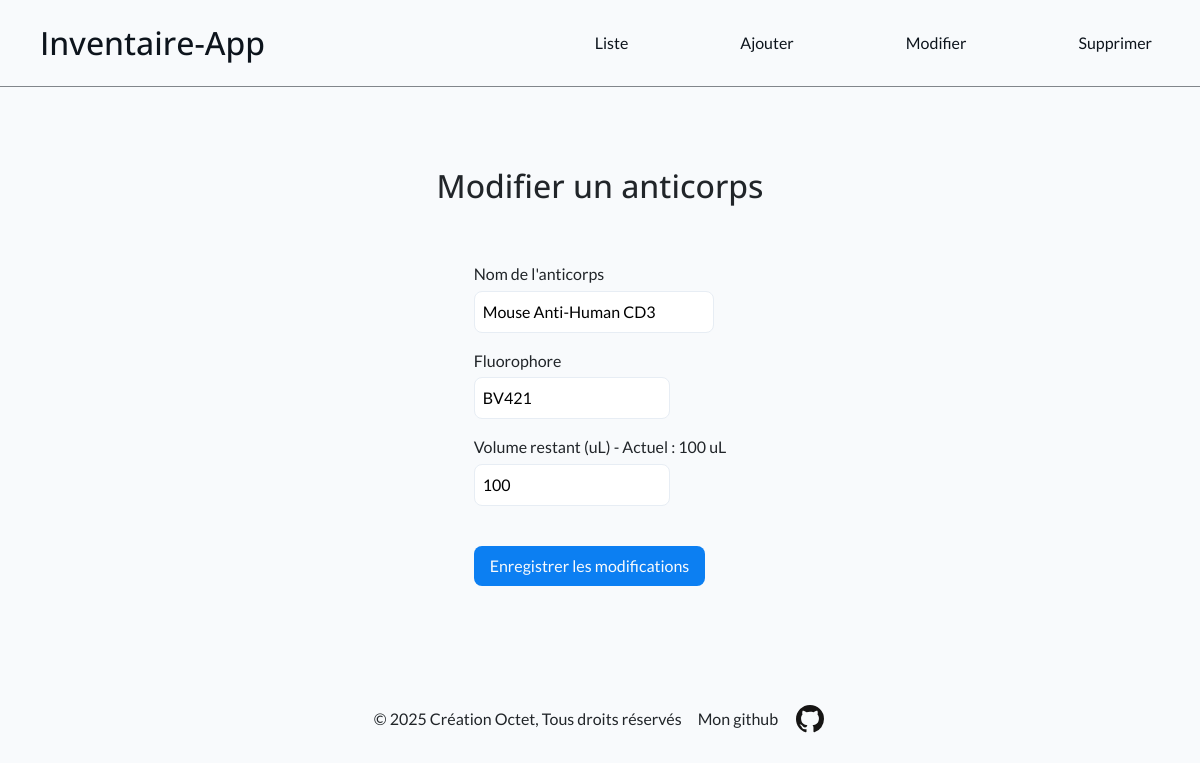
The page /api/modifier.php?id=3 on the database its author committed.
### tables this page shows
CREATE TABLE antibody (
    id INTEGER PRIMARY KEY AUTOINCREMENT,
    NomAnticorps VARCHAR (100),
    Fluorophore VARCHAR (10),
    NuméroCatalogue VARCHAR (25),
    Fournisseur VARCHAR (25),
    VolumeInitial INT,
    VolumeRestant INT
);

### api/modifier.php (the view, shortened to what this page needs)
<?php
global $db;
$item_data = null;
$id_a_modifier = filter_input(INPUT_GET, 'id', FILTER_VALIDATE_INT);
if ($id_a_modifier) {
    $select_query = "SELECT id, NomAnticorps, Fluorophore, VolumeRestant FROM antibody WHERE id = :id";
    $select_stmt = $db->prepare($select_query);
    $select_stmt->execute([
            ':id' => $id_a_modifier
    ]);
    $item_data = $select_stmt->fetch(PDO::FETCH_ASSOC);
} else {
    $item_data = false;
}
    require_once "../partials/_header.php";
?>
<main class="api">
    <div id="modify-title-container">
        <h2>Modifier un anticorps</h2>
    </div>
    <div class="form-container">
        <form action="#" method="post">
            <div>
                <?php
                if ($item_data) {
                    echo "<div class='input-container'>";
                    echo "<label for='ab-name'>Nom de l'anticorps</label>";
                    echo "<br>";
                    echo '<input class="text-input" type="text" name="ab-name" id="ab-name" required value="' . htmlspecialchars($item_data['NomAnticorps']) . '"/>';
                    echo "</div>";
                    echo "<div class='input-container'>";
                    echo "<label for='fluo'>Fluorophore</label>";
                    echo "<br>";
                    echo '<input class="text-input" type="text" name="fluo" id="fluo" required value="' . htmlspecialchars($item_data['Fluorophore']) . '"/>';
                    echo "</div>";
                    echo "<div class='input-container'>";
                    echo '<label for="volume-used">Volume restant (uL) - Actuel : ' . htmlspecialchars($item_data['VolumeRestant']) . ' uL</label>';
                    echo '<br>';
                    echo '<input class="text-input" type="text" name="volume-used" id="volume-used" required value="' . htmlspecialchars($item_data['VolumeRestant']) . '"/>';
                    echo "</div>";
                } else {
                    echo "Impossible d'afficher le formulaire de modification. Veuillez sélectionner un anticorps depuis la liste.";
                }
                ?>
            </div>
            <?php if ($item_data): ?>
                <div class='input-container'>
                    <br>
                    <input type="submit" name="submit" id="modify-btn" value="Enregistrer les modifications"/>
                </div>
            <?php endif; ?>
        </form>
    </div>
</main>
<?php
    require_once "../partials/_footer.php";
?>

### assets/style/style.css (style rules this page uses)
:root { --black: #0D141C; --white: #F8FAFC; --gray: #E7EDF4; --blue: #0C7FF2; --green: #388B83; }
* { box-sizing: border-box; }
body { max-height: 100vh; margin: 0; padding: 0; font: 400 100%/150% "Lato", sans-serif !important; background-color: var(--white); }
h2, h3 { font-family: "Open Sans", sans-serif !important; }
main { width: 90%; max-width: 90rem; margin: 0 auto; padding: 1rem; }
@media screen and (min-width: 1024px) { main { min-height: 73vh; } }
.form-container { display: flex; flex-direction: column; justify-content: left; align-items: center; margin-top: 2rem; }
.input-container { margin: 1rem 0.5rem; max-height: 4.5rem; }
.input-container label { margin-bottom: 0.3rem; }
.input-container .text-input { padding: 0.5rem; border: solid var(--gray) 0.1rem; border-radius: 0.5rem; }
#modify-title-container { display: flex; justify-content: center; align-items: center; margin-top: 4rem; }
.input-container #ab-name { min-width: 15rem; }
#modify-btn { padding: 0.5rem 1rem; color: var(--white); background-color: var(--blue); border-radius: 0.5rem; border: none; transition: transform 0.3s; }

### rows shown on the page
antibody: ab-name "Mouse Anti-Human CD3", fluo "BV421", VolumeRestant "100", volume-used "100"
